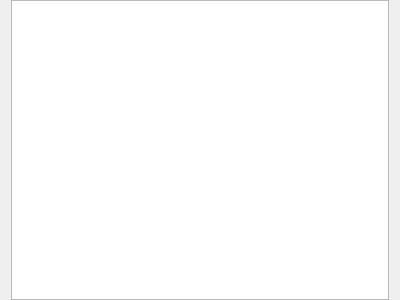
<?xml version="1.0" encoding="UTF-8"?>
<ui version="4.0">
 <class>glitch_canvas_preview</class>
 <widget class="QWidget" name="glitch_canvas_preview">
  <property name="geometry">
   <rect>
    <x>0</x>
    <y>0</y>
    <width>400</width>
    <height>300</height>
   </rect>
  </property>
  <property name="windowTitle">
   <string>Form</string>
  </property>
  <layout class="QVBoxLayout" name="verticalLayout">
   <property name="topMargin">
    <number>0</number>
   </property>
   <property name="bottomMargin">
    <number>0</number>
   </property>
   <item>
    <widget class="QGraphicsView" name="view">
     <property name="interactive">
      <bool>false</bool>
     </property>
     <property name="alignment">
      <set>Qt::AlignLeading|Qt::AlignLeft|Qt::AlignTop</set>
     </property>
     <property name="renderHints">
      <set>QPainter::Antialiasing|QPainter::SmoothPixmapTransform|QPainter::TextAntialiasing</set>
     </property>
     <property name="viewportUpdateMode">
      <enum>QGraphicsView::FullViewportUpdate</enum>
     </property>
    </widget>
   </item>
  </layout>
 </widget>
 <resources/>
 <connections/>
</ui>
